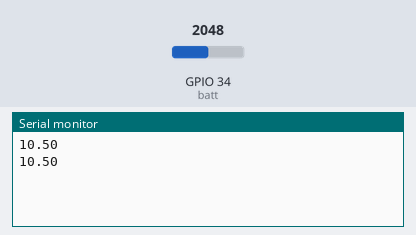
A sketch run on a simulated ESP32. Parts: the last lines printed to the serial monitor. The test bench sets the inputs (shaded band); at power-on: GPIO 34 (batt) = 2048.

Above: at 2.2 s.
2.3 s: GPIO 34 (batt) set to 2866
At 3.5 s:
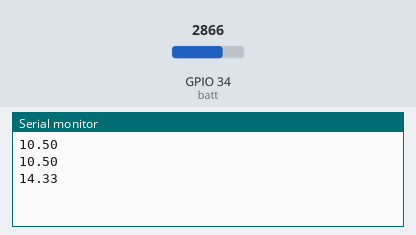
3.8 s: GPIO 34 (batt) set to 3603
At 4.8 s:
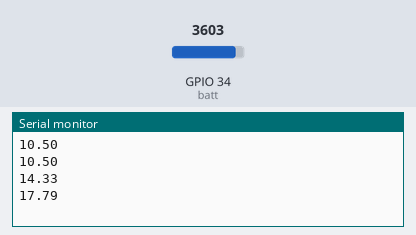
Timing chart, 0 to 6.8 s (numbered marks = the images above; inputs shaded):
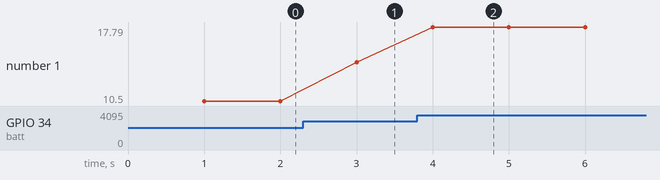

The sketch:

battery_checker.ino
```cpp
// Potentiometer is connected to GPIO 34 (Analog ADC1_CH6)
const int batt = 34;

// variable for storing the potentiometer value
int batt_level = 0;

void setup() {
  Serial.begin(115200);
  delay(1000);
}

void loop() {
  // Reading potentiometer value
  batt_level = analogRead(batt);
  Serial.println((batt_level+192)/1280.0*6);
  delay(1000);
}
```

Measured:
- after the input at 2.3 s, the serial monitor: prints a new line after 0.70 s (image 1)
- after the input at 3.8 s, the serial monitor: prints a new line after 0.20 s (image 2)
- plotted number 1: 10.5 → 14.33 after the input at 2.3 s, 14.33 → 17.79 after the input at 3.8 s
